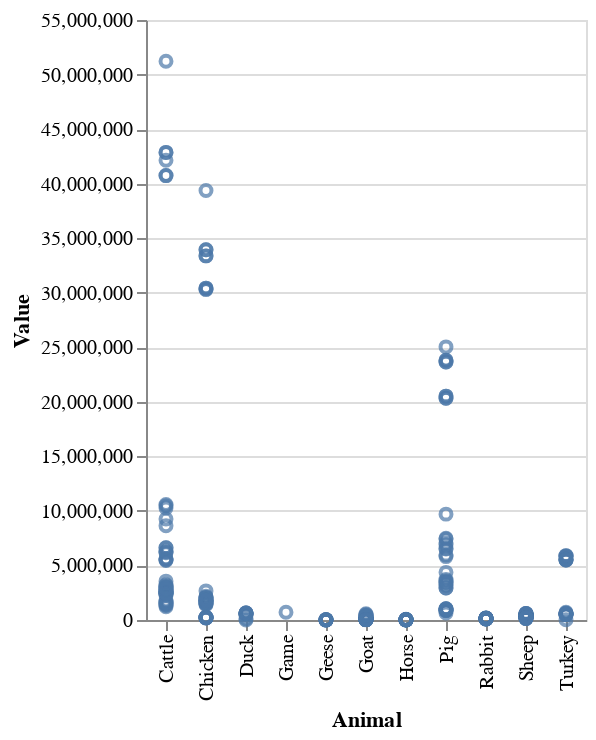

Notebook code cell kept with this figure:
### Markdown cell above
## Visualization of our dataframe

### Code cell
# Import interactive Altair library
import altair as alt

# First Overview of the Interactive View for 2020
ag_prod_2020 = meat_milk_df.loc[meat_milk_df['Year']==2020]

alt.Chart(ag_prod_2020).mark_point().encode(
    alt.X('Animal'),
    alt.Y('Value')
)

### Figure 1 — Vega-Lite specification as saved in the notebook (floating-point values rounded to 4 significant figures; data arrays with more than 128 entries replaced by an {"elided": "..."} marker saying what was removed)
{"config": {"view": {"continuousWidth": 400, "continuousHeight": 300}}, "data": {"name": "data-85f4c074e69db46c31795c6bd64e6466"}, "mark": "point", "encoding": {"x": {"field": "Animal", "type": "nominal"}, "y": {"field": "Value", "type": "quantitative"}}, "$schema": "https://vega.github.io/schema/vega-lite/v4.17.0.json", "datasets": {"data-85f4c074e69db46c31795c6bd64e6466": {"elided": "269 records"}}}
